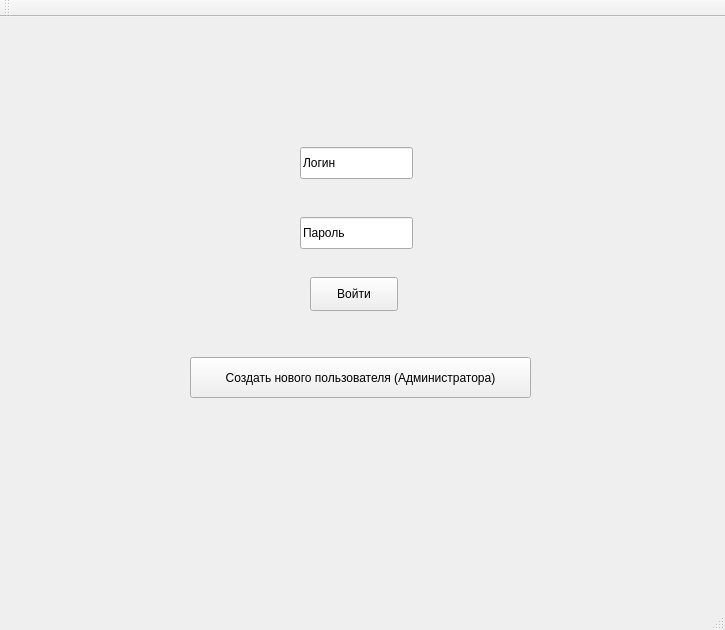
<?xml version="1.0" encoding="UTF-8"?>
<ui version="4.0">
 <class>LoginWindow</class>
 <widget class="QMainWindow" name="LoginWindow">
  <property name="windowModality">
   <enum>Qt::NonModal</enum>
  </property>
  <property name="geometry">
   <rect>
    <x>0</x>
    <y>0</y>
    <width>725</width>
    <height>630</height>
   </rect>
  </property>
  <property name="windowTitle">
   <string>RegistrationWindow</string>
  </property>
  <property name="tabShape">
   <enum>QTabWidget::Rounded</enum>
  </property>
  <widget class="QWidget" name="centralWidget">
   <widget class="QLineEdit" name="usernameField">
    <property name="geometry">
     <rect>
      <x>300</x>
      <y>130</y>
      <width>113</width>
      <height>32</height>
     </rect>
    </property>
    <property name="text">
     <string>Логин</string>
    </property>
   </widget>
   <widget class="QLineEdit" name="passwordField">
    <property name="geometry">
     <rect>
      <x>300</x>
      <y>200</y>
      <width>113</width>
      <height>32</height>
     </rect>
    </property>
    <property name="text">
     <string>Пароль</string>
    </property>
   </widget>
   <widget class="QPushButton" name="loginButton">
    <property name="geometry">
     <rect>
      <x>310</x>
      <y>260</y>
      <width>88</width>
      <height>34</height>
     </rect>
    </property>
    <property name="text">
     <string>Войти</string>
    </property>
   </widget>
   <widget class="QPushButton" name="registerButton">
    <property name="geometry">
     <rect>
      <x>190</x>
      <y>340</y>
      <width>341</width>
      <height>41</height>
     </rect>
    </property>
    <property name="sizePolicy">
     <sizepolicy hsizetype="Minimum" vsizetype="Fixed">
      <horstretch>0</horstretch>
      <verstretch>0</verstretch>
     </sizepolicy>
    </property>
    <property name="layoutDirection">
     <enum>Qt::LeftToRight</enum>
    </property>
    <property name="autoFillBackground">
     <bool>false</bool>
    </property>
    <property name="text">
     <string>Создать нового пользователя (Администратора)</string>
    </property>
    <property name="autoDefault">
     <bool>false</bool>
    </property>
    <property name="default">
     <bool>false</bool>
    </property>
    <property name="flat">
     <bool>false</bool>
    </property>
   </widget>
  </widget>
  <widget class="QMenuBar" name="menuBar">
   <property name="geometry">
    <rect>
     <x>0</x>
     <y>0</y>
     <width>725</width>
     <height>30</height>
    </rect>
   </property>
  </widget>
  <widget class="QToolBar" name="mainToolBar">
   <attribute name="toolBarArea">
    <enum>TopToolBarArea</enum>
   </attribute>
   <attribute name="toolBarBreak">
    <bool>false</bool>
   </attribute>
  </widget>
  <widget class="QStatusBar" name="statusBar"/>
 </widget>
 <layoutdefault spacing="6" margin="11"/>
 <resources/>
 <connections/>
</ui>
